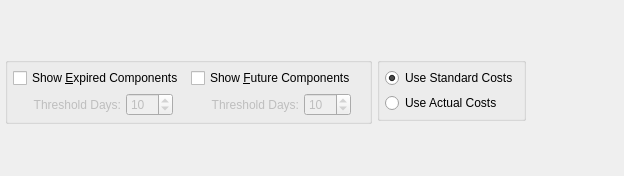
<?xml version="1.0" encoding="UTF-8"?>
<ui version="4.0">
 <comment>This file is part of the xTuple ERP: PostBooks Edition, a free and
open source Enterprise Resource Planning software suite,
Copyright (c) 1999-2010 by OpenMFG LLC, d/b/a xTuple.
It is licensed to you under the Common Public Attribution License
version 1.0, the full text of which (including xTuple-specific Exhibits)
is available at www.xtuple.com/CPAL.  By using this software, you agree
to be bound by its terms.</comment>
 <class>dspCostedSummarizedBOM</class>
 <widget class="QWidget" name="dspCostedSummarizedBOM">
  <property name="geometry">
   <rect>
    <x>0</x>
    <y>0</y>
    <width>624</width>
    <height>176</height>
   </rect>
  </property>
  <property name="windowTitle">
   <string>Costed Summarized Bill of Materials</string>
  </property>
  <layout class="QVBoxLayout" name="verticalLayout_6">
   <item>
    <layout class="QHBoxLayout" name="horizontalLayout_4">
     <item>
      <widget class="ItemCluster" name="_item">
       <property name="focusPolicy">
        <enum>Qt::StrongFocus</enum>
       </property>
      </widget>
     </item>
     <item>
      <layout class="QVBoxLayout" name="verticalLayout_4">
       <property name="spacing">
        <number>0</number>
       </property>
       <item>
        <widget class="RevisionCluster" name="_revision">
         <property name="focusPolicy">
          <enum>Qt::StrongFocus</enum>
         </property>
         <property name="mode">
          <enum>RevisionLineEdit::View</enum>
         </property>
         <property name="type">
          <enum>RevisionLineEdit::BOM</enum>
         </property>
        </widget>
       </item>
       <item>
        <spacer name="verticalSpacer_2">
         <property name="orientation">
          <enum>Qt::Vertical</enum>
         </property>
         <property name="sizeType">
          <enum>QSizePolicy::Expanding</enum>
         </property>
         <property name="sizeHint" stdset="0">
          <size>
           <width>20</width>
           <height>0</height>
          </size>
         </property>
        </spacer>
       </item>
      </layout>
     </item>
     <item>
      <spacer>
       <property name="orientation">
        <enum>Qt::Horizontal</enum>
       </property>
       <property name="sizeType">
        <enum>QSizePolicy::Expanding</enum>
       </property>
       <property name="sizeHint" stdset="0">
        <size>
         <width>0</width>
         <height>20</height>
        </size>
       </property>
      </spacer>
     </item>
    </layout>
   </item>
   <item>
    <layout class="QHBoxLayout" name="horizontalLayout_5">
     <item>
      <widget class="QGroupBox" name="_showGroup">
       <property name="title">
        <string/>
       </property>
       <layout class="QHBoxLayout" name="horizontalLayout_3">
        <item>
         <layout class="QVBoxLayout" name="verticalLayout_2">
          <item>
           <widget class="XCheckBox" name="_showExpired">
            <property name="text">
             <string>Show &amp;Expired Components</string>
            </property>
           </widget>
          </item>
          <item>
           <layout class="QHBoxLayout" name="horizontalLayout">
            <item>
             <spacer>
              <property name="orientation">
               <enum>Qt::Horizontal</enum>
              </property>
              <property name="sizeType">
               <enum>QSizePolicy::Fixed</enum>
              </property>
              <property name="sizeHint" stdset="0">
               <size>
                <width>20</width>
                <height>13</height>
               </size>
              </property>
             </spacer>
            </item>
            <item>
             <widget class="QLabel" name="_expiredDaysLit">
              <property name="enabled">
               <bool>false</bool>
              </property>
              <property name="text">
               <string>Threshold Days:</string>
              </property>
              <property name="alignment">
               <set>Qt::AlignRight|Qt::AlignTrailing|Qt::AlignVCenter</set>
              </property>
             </widget>
            </item>
            <item>
             <widget class="QSpinBox" name="_expiredDays">
              <property name="enabled">
               <bool>false</bool>
              </property>
              <property name="minimum">
               <number>0</number>
              </property>
              <property name="maximum">
               <number>999</number>
              </property>
              <property name="value">
               <number>10</number>
              </property>
             </widget>
            </item>
            <item>
             <spacer>
              <property name="orientation">
               <enum>Qt::Horizontal</enum>
              </property>
              <property name="sizeType">
               <enum>QSizePolicy::Preferred</enum>
              </property>
              <property name="sizeHint" stdset="0">
               <size>
                <width>13</width>
                <height>16</height>
               </size>
              </property>
             </spacer>
            </item>
           </layout>
          </item>
         </layout>
        </item>
        <item>
         <layout class="QVBoxLayout" name="verticalLayout">
          <item>
           <widget class="XCheckBox" name="_showFuture">
            <property name="text">
             <string>Show &amp;Future Components</string>
            </property>
           </widget>
          </item>
          <item>
           <layout class="QHBoxLayout" name="horizontalLayout_2">
            <item>
             <spacer>
              <property name="orientation">
               <enum>Qt::Horizontal</enum>
              </property>
              <property name="sizeType">
               <enum>QSizePolicy::Fixed</enum>
              </property>
              <property name="sizeHint" stdset="0">
               <size>
                <width>20</width>
                <height>13</height>
               </size>
              </property>
             </spacer>
            </item>
            <item>
             <widget class="QLabel" name="_effectiveDaysLit">
              <property name="enabled">
               <bool>false</bool>
              </property>
              <property name="text">
               <string>Threshold Days:</string>
              </property>
              <property name="alignment">
               <set>Qt::AlignRight|Qt::AlignTrailing|Qt::AlignVCenter</set>
              </property>
             </widget>
            </item>
            <item>
             <widget class="QSpinBox" name="_effectiveDays">
              <property name="enabled">
               <bool>false</bool>
              </property>
              <property name="minimum">
               <number>0</number>
              </property>
              <property name="maximum">
               <number>999</number>
              </property>
              <property name="value">
               <number>10</number>
              </property>
             </widget>
            </item>
            <item>
             <spacer>
              <property name="orientation">
               <enum>Qt::Horizontal</enum>
              </property>
              <property name="sizeType">
               <enum>QSizePolicy::Preferred</enum>
              </property>
              <property name="sizeHint" stdset="0">
               <size>
                <width>13</width>
                <height>13</height>
               </size>
              </property>
             </spacer>
            </item>
           </layout>
          </item>
         </layout>
        </item>
       </layout>
      </widget>
     </item>
     <item>
      <layout class="QVBoxLayout" name="verticalLayout_5">
       <property name="spacing">
        <number>0</number>
       </property>
       <item>
        <widget class="QGroupBox" name="_costsGroup">
         <property name="title">
          <string/>
         </property>
         <layout class="QVBoxLayout" name="verticalLayout_3">
          <item>
           <widget class="QRadioButton" name="_useStandardCosts">
            <property name="text">
             <string>Use Standard Costs</string>
            </property>
            <property name="checked">
             <bool>true</bool>
            </property>
           </widget>
          </item>
          <item>
           <widget class="QRadioButton" name="_useActualCosts">
            <property name="text">
             <string>Use Actual Costs</string>
            </property>
           </widget>
          </item>
         </layout>
        </widget>
       </item>
       <item>
        <spacer name="verticalSpacer_3">
         <property name="orientation">
          <enum>Qt::Vertical</enum>
         </property>
         <property name="sizeType">
          <enum>QSizePolicy::Expanding</enum>
         </property>
         <property name="sizeHint" stdset="0">
          <size>
           <width>20</width>
           <height>0</height>
          </size>
         </property>
        </spacer>
       </item>
      </layout>
     </item>
     <item>
      <spacer name="spacer">
       <property name="orientation">
        <enum>Qt::Horizontal</enum>
       </property>
       <property name="sizeType">
        <enum>QSizePolicy::Expanding</enum>
       </property>
       <property name="sizeHint" stdset="0">
        <size>
         <width>0</width>
         <height>20</height>
        </size>
       </property>
      </spacer>
     </item>
    </layout>
   </item>
   <item>
    <spacer name="verticalSpacer">
     <property name="orientation">
      <enum>Qt::Vertical</enum>
     </property>
     <property name="sizeHint" stdset="0">
      <size>
       <width>20</width>
       <height>0</height>
      </size>
     </property>
    </spacer>
   </item>
  </layout>
 </widget>
 <layoutdefault spacing="5" margin="5"/>
 <pixmapfunction>qPixmapFromMimeSource</pixmapfunction>
 <customwidgets>
  <customwidget>
   <class>ItemCluster</class>
   <extends>QWidget</extends>
   <header>itemcluster.h</header>
   <container>1</container>
  </customwidget>
  <customwidget>
   <class>RevisionCluster</class>
   <extends>QWidget</extends>
   <header>revisioncluster.h</header>
  </customwidget>
  <customwidget>
   <class>XCheckBox</class>
   <extends>QCheckBox</extends>
   <header>xcheckbox.h</header>
  </customwidget>
 </customwidgets>
 <tabstops>
  <tabstop>_item</tabstop>
  <tabstop>_revision</tabstop>
  <tabstop>_showExpired</tabstop>
  <tabstop>_expiredDays</tabstop>
  <tabstop>_showFuture</tabstop>
  <tabstop>_effectiveDays</tabstop>
  <tabstop>_useStandardCosts</tabstop>
  <tabstop>_useActualCosts</tabstop>
 </tabstops>
 <resources/>
 <connections>
  <connection>
   <sender>_showExpired</sender>
   <signal>toggled(bool)</signal>
   <receiver>_expiredDaysLit</receiver>
   <slot>setEnabled(bool)</slot>
   <hints>
    <hint type="sourcelabel">
     <x>20</x>
     <y>20</y>
    </hint>
    <hint type="destinationlabel">
     <x>20</x>
     <y>20</y>
    </hint>
   </hints>
  </connection>
  <connection>
   <sender>_showExpired</sender>
   <signal>toggled(bool)</signal>
   <receiver>_expiredDays</receiver>
   <slot>setEnabled(bool)</slot>
   <hints>
    <hint type="sourcelabel">
     <x>20</x>
     <y>20</y>
    </hint>
    <hint type="destinationlabel">
     <x>20</x>
     <y>20</y>
    </hint>
   </hints>
  </connection>
  <connection>
   <sender>_showFuture</sender>
   <signal>toggled(bool)</signal>
   <receiver>_effectiveDaysLit</receiver>
   <slot>setEnabled(bool)</slot>
   <hints>
    <hint type="sourcelabel">
     <x>20</x>
     <y>20</y>
    </hint>
    <hint type="destinationlabel">
     <x>20</x>
     <y>20</y>
    </hint>
   </hints>
  </connection>
  <connection>
   <sender>_showFuture</sender>
   <signal>toggled(bool)</signal>
   <receiver>_effectiveDays</receiver>
   <slot>setEnabled(bool)</slot>
   <hints>
    <hint type="sourcelabel">
     <x>20</x>
     <y>20</y>
    </hint>
    <hint type="destinationlabel">
     <x>20</x>
     <y>20</y>
    </hint>
   </hints>
  </connection>
  <connection>
   <sender>_item</sender>
   <signal>newId(int)</signal>
   <receiver>_revision</receiver>
   <slot>setTargetId(int)</slot>
   <hints>
    <hint type="sourcelabel">
     <x>126</x>
     <y>41</y>
    </hint>
    <hint type="destinationlabel">
     <x>339</x>
     <y>25</y>
    </hint>
   </hints>
  </connection>
 </connections>
</ui>
